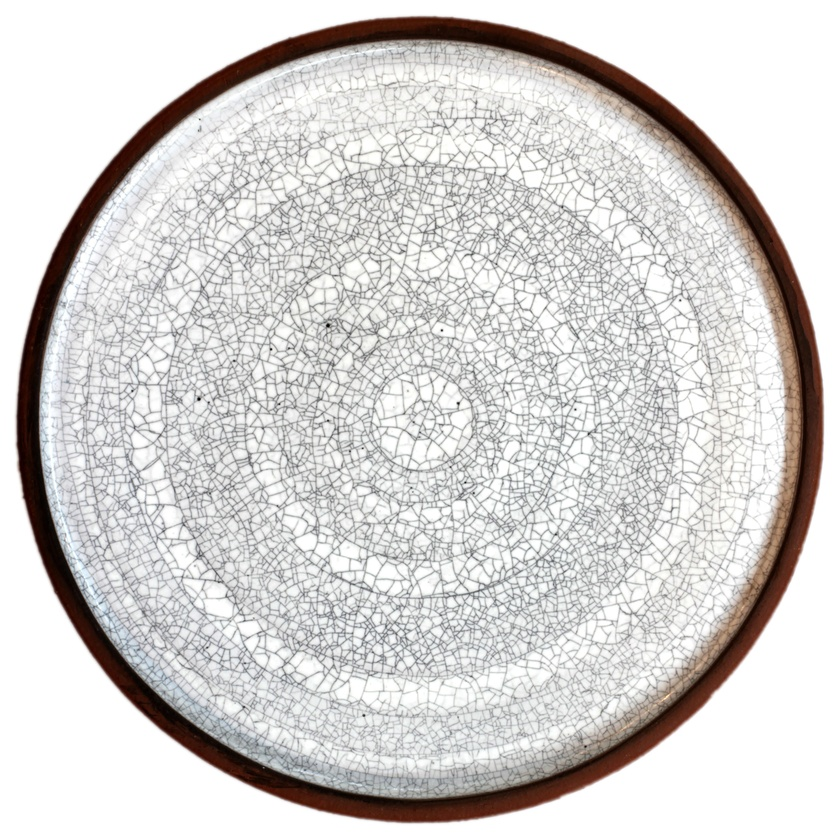
%> input picture input_images/plate/plate1.jpg, 840 x 840 px, shrunk from 3416 x 3416 before the run
$ octave --eval "watershedSegmentation(rgb2gray(imread('../input_images/plate/plate1.jpg')));"   (GNU Octave 9; MATLAB toolbox functions it lacks are replaced by stand-ins)
%> lines starting %> are read from the running program, lines starting %| are printed output that depends on the picture; in (x1, y1, x2, y2) boxes, pixels count from 0 and x2, y2 are one past the last pixel; in counts of white or black regions, pixels touching at a corner belong together; the program's own positions count from 1
function watershedSegmentation(im)
WS_Seg = watershed(1-im);
%> WS_Seg: size 840x840 uint8; every value is 1
WS_Borders = WS_Seg;
WS_Borders(WS_Borders ~= 0) = 1;
bright_Lbl = im;
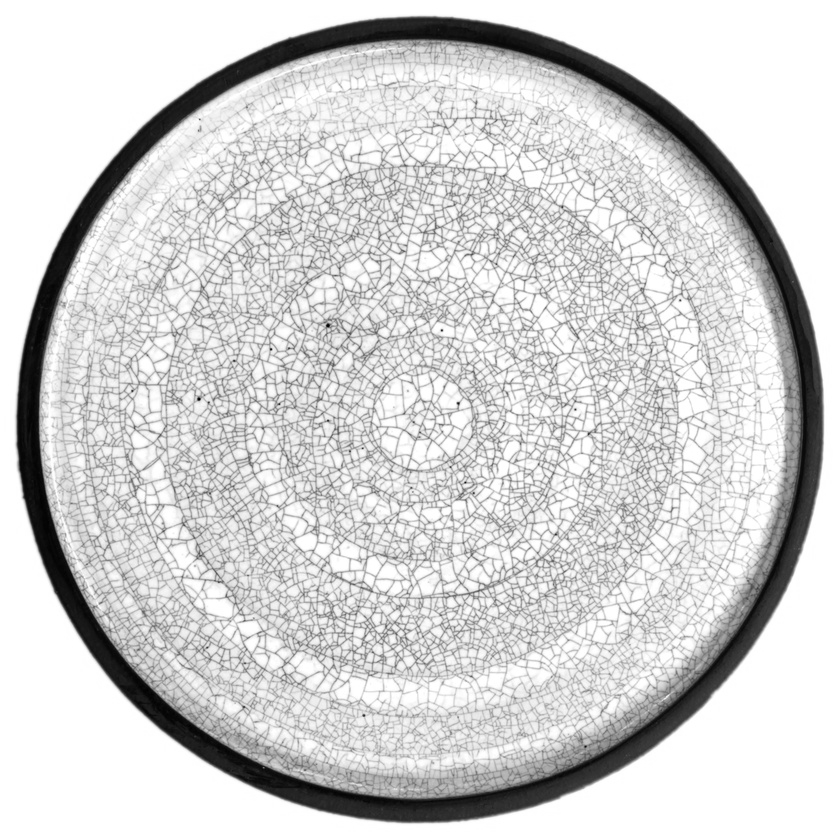
%> bright_Lbl: size 840x840 uint8; min 0, max 255, mean 210.6
bright_Lbl(bright_Lbl ~= 1) = 0;
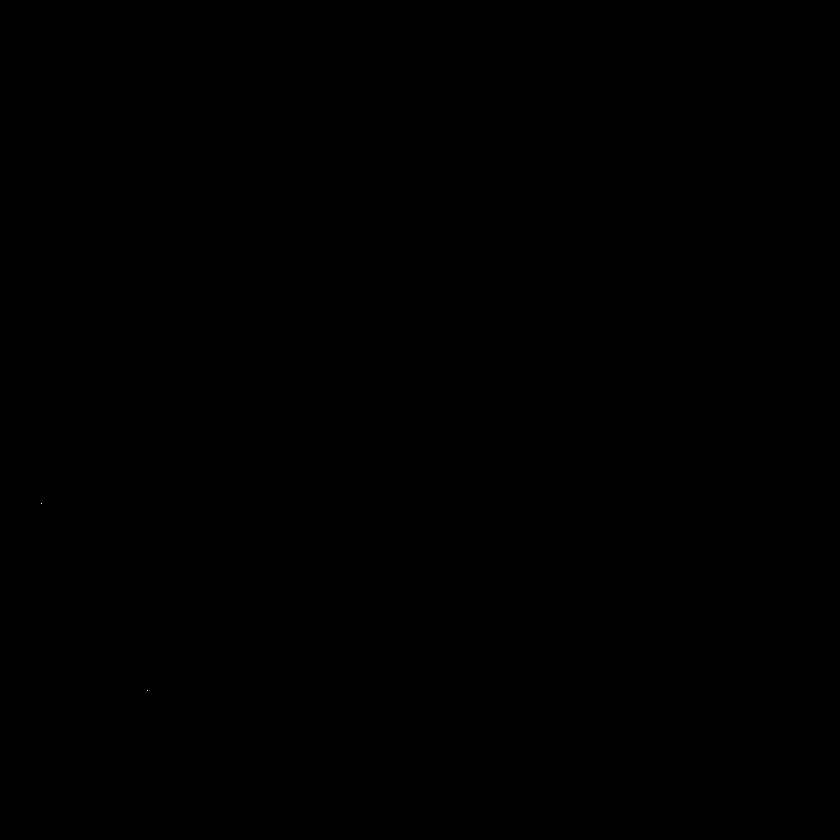
%> bright_Lbl: size 840x840 uint8; values 0 (black) and 1 (white), 0% white in thin lines or dots, all inside (x1, y1, x2, y2) = (41, 503, 148, 691)
bright_Lbl = bwlabel(bright_Lbl);
%> bright_Lbl: size 840x840 double; 3 distinct labels, from 0 to 2

figure; imshow(im)
figure; imagesc(WS_Seg); colormap jet; title('watershed on Image');
%> after `title('watershed on Image')`:
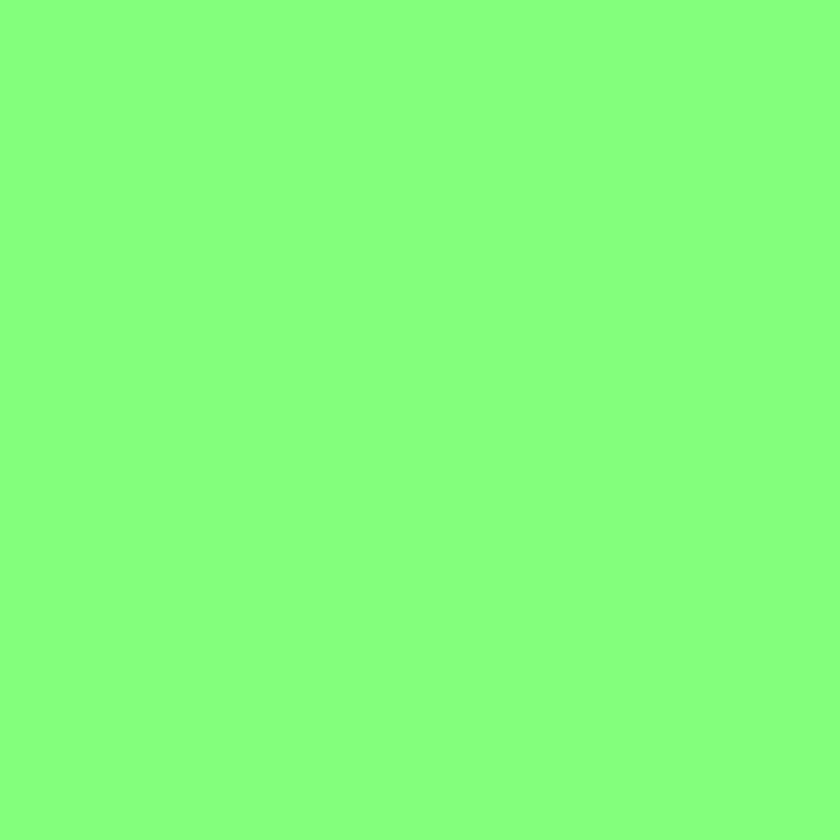
%> displayed picture: size 840x840x3, on the screen's scale of 0 to 255; mean R, G, B 131, 255, 124
%> `watershedSegmentation(rgb2gray(imread('../input_images/plate/plate1.jp..`:
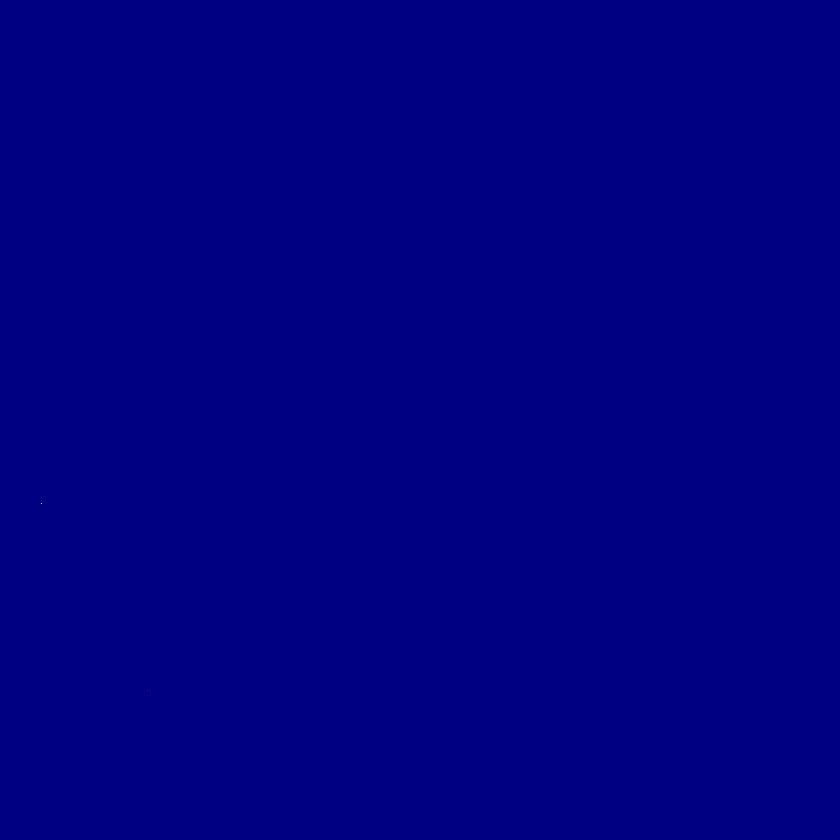
%> displayed picture: size 840x840x3, on the screen's scale of 0 to 255; mean R, G, B 0, 0, 131
figure; imagesc(double(WS_Borders).*(im(:,:,1))); colormap gray
figure; imagesc(bright_Lbl); colormap jet; title('Labeling according to resultIm')
end
